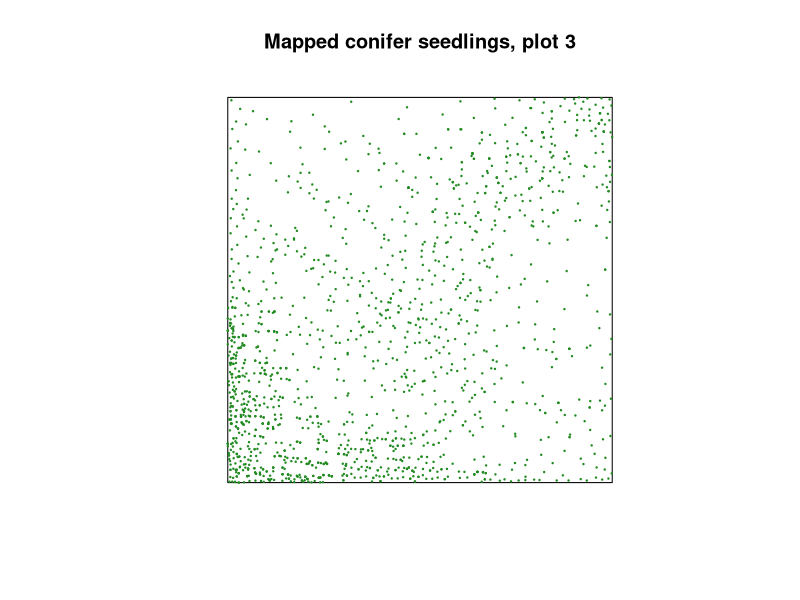
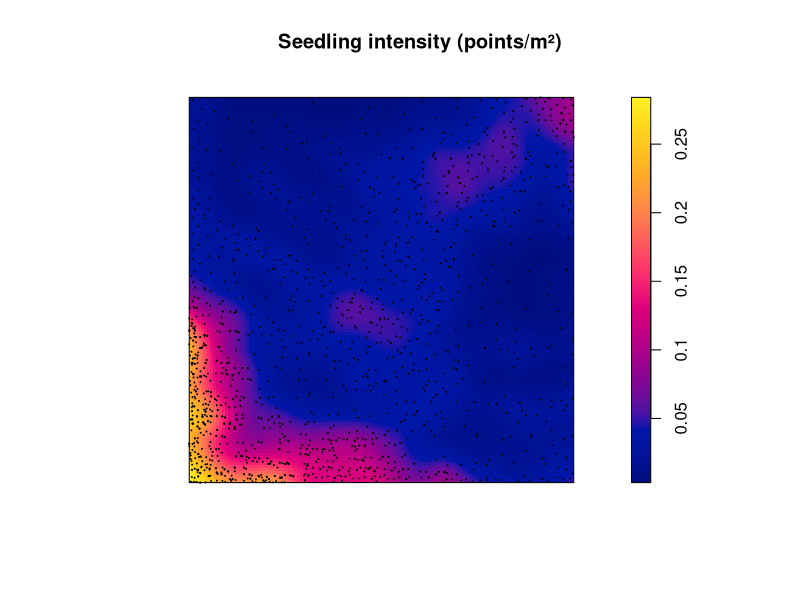
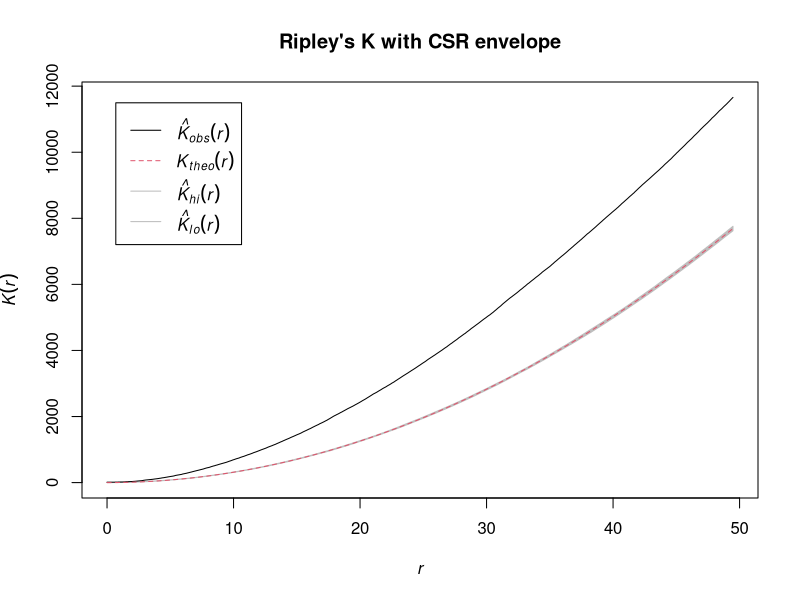

Recreate these plots in R, in order.
## ---- chunk 1
library(spatstat)

seed <- read.csv("data/darkwoods_seedlings.csv")
p3   <- subset(seed, plot == 3)
win  <- owin(range(p3$x), range(p3$y))
pp   <- ppp(p3$x, p3$y, window = win)
pp
## ---- chunk 2
plot(pp, main = "Mapped conifer seedlings, plot 3", pch = 20, cex = 0.3, cols = "forestgreen")
## ---- chunk 3
plot(density(pp, sigma = 8), main = "Seedling intensity (points/m²)")
points(pp, pch = 20, cex = 0.2)
## ---- chunk 4
ce_ratio <- function(df) {
  q <- ppp(df$x, df$y, window = win)
  obs <- mean(nndist(q))
  expected <- 1 / (2 * sqrt(intensity(q)))
  obs / expected
}
round(ce_ratio(p3), 3)          # < 1 indicates clustering
## ---- chunk 5
K <- envelope(pp, Kest, nsim = 19, verbose = FALSE)
plot(K, main = "Ripley's K with CSR envelope")
## ---- chunk 6
spp <- c("Pinus_contorta", "Larix", "Picea", "Pseudotsuga")
sapply(spp, function(s) {
  q <- subset(p3, species == s)
  if (nrow(q) < 20) return(NA)
  round(ce_ratio(q), 3)
})
